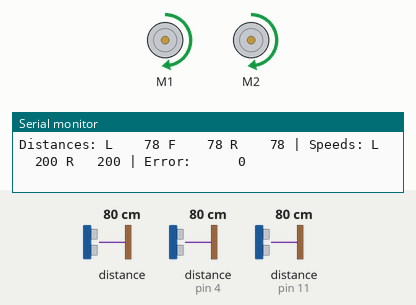
A sketch run on a simulated Arduino Leonardo, built with avr-gcc and run on an emulated ATmega32U4. On the bench: 2 × DC motor (green arrow = forward, orange = backward, longer = faster), the last lines printed to the serial monitor. Wiring (inferred from the names in the program): 3 × ultrasonic range finder: trigger pin 2, echo pin 0 / trigger pin 3, echo pin 4 / trigger pin 5, echo pin 11. The inputs (shaded band) are chosen by the test bench; at power-on: distance to the obstacle (sensors on pin 4, pin 11) 80 cm, distance to the obstacle 80 cm. The echo pulse lasts 58.3 µs per cm.

Above: at 1.8 s.
1.9 s: distance to the obstacle (sensor on pin 4) set to 69 cm
At 2.9 s:
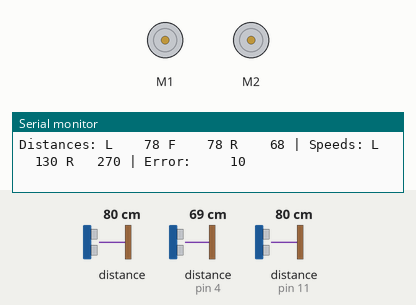
Timing chart, 0 to 4.9 s (numbered marks = the images above; inputs shaded):
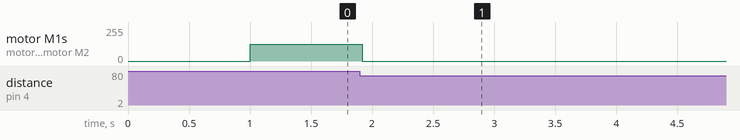

The sketch:

in-between-wall-test.ino
```cpp
#include <Wire.h>
#include <Zumo32U4.h>

Zumo32U4Encoders encoders;
Zumo32U4Motors motors;

#define pi 3.14159265359

// ---- Pin Setup ----
const int leftTrigPin = 5;
const int leftEchoPin = 11;
const int frontTrigPin = 2;
const int frontEchoPin = 0;
const int rightTrigPin = 3;
const int rightEchoPin = 4;

// ---- Performance Constants ----
const int samplingDelay = 0; // in ms
const long pulseTimeout = 10000; // in us
const double kp = 1;
const double ki = 0;
const double kd = 6;
const int rWheel = 19; // wheel radius in mm
const int ticksPerRev = 610;
const int initialSpeed = 200;

// ---- Variables ----
long leftDuration;
long frontDuration;
long rightDuration;
int leftDistance;
int frontDistance;
int rightDistance;
int error = 0;
int lastError = 0;
int integral = 0;
int derivative = 0;
char report[80];
int speedLeft = initialSpeed;
int speedRight = initialSpeed;

void setup()
{
  Serial.begin(9600);
  Serial.println("Starting...");
  delay(1000);
  motors.setSpeeds(speedLeft, speedRight);
  pinMode(leftTrigPin,OUTPUT);
  pinMode(leftEchoPin,INPUT);

  pinMode(frontTrigPin,OUTPUT);
  pinMode(frontEchoPin,INPUT);

  pinMode(rightTrigPin,OUTPUT);
  pinMode(rightEchoPin,INPUT);

  while(abs(error) < 7){
    readUltrasonic();
    driveStraight();
    snprintf_P(report, sizeof(report),
          PSTR("Distances: L%6d F%6d R%6d | Speeds: L%6d R%6d | Error: %6d"),
          leftDistance,frontDistance,rightDistance,speedLeft,speedRight,error);
    Serial.println(report);
    delay(samplingDelay);
  }
  stopMotors();
}

void loop()
{

}

void stopMotors(){
  motors.setSpeeds(0, 0);
}

void driveStraight(){
  error = leftDistance - rightDistance;
  integral = integral + error;
  derivative = error - lastError;
  lastError = error;
  speedLeft = round(initialSpeed - (kp * error) - (ki * integral) - (kd * derivative));
  speedRight = round(initialSpeed + (kp * error) + (ki * integral) + (kd * derivative));
  speedLeft = max(0,speedLeft);
  speedLeft = min(400,speedLeft);
  speedRight = max(0,speedRight);
  speedRight = min(400,speedRight);
  motors.setSpeeds(speedLeft, speedRight);
}

void clearPID(){
  lastError = 0;
  derivative = 0;
  integral = 0;
}

void readUltrasonic(){
   // Clear the trigger pins
  digitalWrite(leftTrigPin,LOW);
  digitalWrite(frontTrigPin,LOW);
  digitalWrite(rightTrigPin,LOW);
  delayMicroseconds(2);

  // Read left sensor
  digitalWrite(leftTrigPin,HIGH);
  delayMicroseconds(10);
  digitalWrite(leftTrigPin,LOW);
  leftDuration = pulseIn(leftEchoPin,HIGH,pulseTimeout);

  // Read front sensor
  digitalWrite(frontTrigPin,HIGH);
  delayMicroseconds(10);
  digitalWrite(frontTrigPin,LOW);
  frontDuration = pulseIn(frontEchoPin,HIGH,pulseTimeout);

  // Read right sensor
  digitalWrite(rightTrigPin,HIGH);
  delayMicroseconds(10);
  digitalWrite(rightTrigPin,LOW);
  rightDuration = pulseIn(rightEchoPin,HIGH,pulseTimeout);

  // Calculate distances
  leftDistance = leftDuration*0.034/2;
  frontDistance = frontDuration*0.034/2;
  rightDistance = rightDuration*0.034/2;
}
```

Measured:
- the behaviour switches between 73 and 72 cm on distance to the obstacle (sensor on pin 4) (found by bisection; images 0 and 1)
- after the input at 1.9 s, motor M1, motor M2: forward 127/255 → stopped at once
